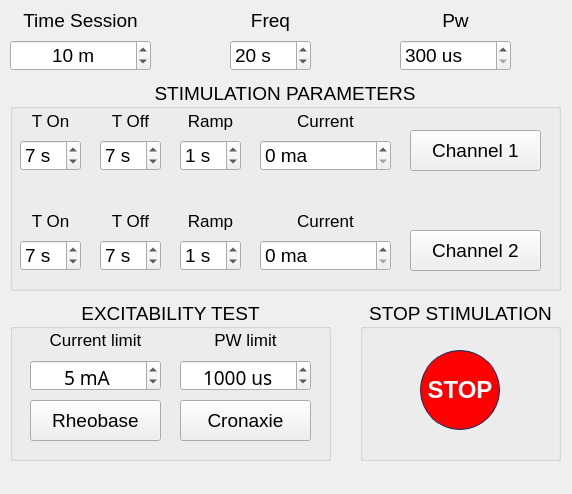
<?xml version="1.0" encoding="UTF-8"?>
<ui version="4.0">
 <author>Meduag</author>
 <class>MainWindow</class>
 <widget class="QMainWindow" name="MainWindow">
  <property name="geometry">
   <rect>
    <x>0</x>
    <y>0</y>
    <width>572</width>
    <height>494</height>
   </rect>
  </property>
  <property name="font">
   <font>
    <family>Arial</family>
    <pointsize>14</pointsize>
   </font>
  </property>
  <property name="windowTitle">
   <string>MainWindow</string>
  </property>
  <widget class="QWidget" name="centralwidget">
   <widget class="QSpinBox" name="spinBox_ts">
    <property name="geometry">
     <rect>
      <x>10</x>
      <y>40</y>
      <width>141</width>
      <height>31</height>
     </rect>
    </property>
    <property name="alignment">
     <set>Qt::AlignCenter</set>
    </property>
    <property name="suffix">
     <string> m</string>
    </property>
    <property name="value">
     <number>10</number>
    </property>
   </widget>
   <widget class="QLabel" name="label_3">
    <property name="geometry">
     <rect>
      <x>10</x>
      <y>0</y>
      <width>141</width>
      <height>41</height>
     </rect>
    </property>
    <property name="text">
     <string>Time Session</string>
    </property>
    <property name="alignment">
     <set>Qt::AlignCenter</set>
    </property>
   </widget>
   <widget class="QGroupBox" name="groupBox">
    <property name="geometry">
     <rect>
      <x>360</x>
      <y>300</y>
      <width>201</width>
      <height>161</height>
     </rect>
    </property>
    <property name="title">
     <string>STOP STIMULATION</string>
    </property>
    <property name="alignment">
     <set>Qt::AlignCenter</set>
    </property>
    <widget class="QPushButton" name="pushButton_sp">
     <property name="geometry">
      <rect>
       <x>60</x>
       <y>50</y>
       <width>80</width>
       <height>80</height>
      </rect>
     </property>
     <property name="font">
      <font>
       <pointsize>18</pointsize>
       <weight>75</weight>
       <bold>true</bold>
      </font>
     </property>
     <property name="styleSheet">
      <string notr="true">border-style: solid;
border-width: 1px;
border-color: rgb(0, 51, 102);
background-color: rgb(255, 0, 0);
color: rgb(255, 255, 255);
border-radius: 40px;</string>
     </property>
     <property name="text">
      <string>STOP</string>
     </property>
    </widget>
   </widget>
   <widget class="QGroupBox" name="groupBox_2">
    <property name="geometry">
     <rect>
      <x>10</x>
      <y>300</y>
      <width>321</width>
      <height>161</height>
     </rect>
    </property>
    <property name="title">
     <string>EXCITABILITY TEST</string>
    </property>
    <property name="alignment">
     <set>Qt::AlignCenter</set>
    </property>
    <widget class="QLabel" name="label_2">
     <property name="geometry">
      <rect>
       <x>170</x>
       <y>30</y>
       <width>131</width>
       <height>20</height>
      </rect>
     </property>
     <property name="font">
      <font>
       <pointsize>13</pointsize>
      </font>
     </property>
     <property name="text">
      <string>PW limit</string>
     </property>
     <property name="alignment">
      <set>Qt::AlignCenter</set>
     </property>
    </widget>
    <widget class="QSpinBox" name="spinBox_limit_mA">
     <property name="geometry">
      <rect>
       <x>20</x>
       <y>60</y>
       <width>131</width>
       <height>31</height>
      </rect>
     </property>
     <property name="font">
      <font>
       <family>Segoe MDL2 Assets</family>
       <pointsize>14</pointsize>
      </font>
     </property>
     <property name="alignment">
      <set>Qt::AlignHCenter|Qt::AlignTop</set>
     </property>
     <property name="suffix">
      <string> mA</string>
     </property>
     <property name="value">
      <number>5</number>
     </property>
    </widget>
    <widget class="QSpinBox" name="spinBox_limit_pW">
     <property name="geometry">
      <rect>
       <x>170</x>
       <y>60</y>
       <width>131</width>
       <height>31</height>
      </rect>
     </property>
     <property name="font">
      <font>
       <family>Segoe MDL2 Assets</family>
       <pointsize>14</pointsize>
      </font>
     </property>
     <property name="alignment">
      <set>Qt::AlignHCenter|Qt::AlignTop</set>
     </property>
     <property name="suffix">
      <string> us</string>
     </property>
     <property name="minimum">
      <number>100</number>
     </property>
     <property name="maximum">
      <number>2000</number>
     </property>
     <property name="singleStep">
      <number>100</number>
     </property>
     <property name="value">
      <number>1000</number>
     </property>
    </widget>
    <widget class="QPushButton" name="pushButton_rh">
     <property name="geometry">
      <rect>
       <x>20</x>
       <y>100</y>
       <width>131</width>
       <height>41</height>
      </rect>
     </property>
     <property name="font">
      <font>
       <pointsize>14</pointsize>
      </font>
     </property>
     <property name="text">
      <string>Rheobase</string>
     </property>
    </widget>
    <widget class="QPushButton" name="pushButton_cr">
     <property name="geometry">
      <rect>
       <x>170</x>
       <y>100</y>
       <width>131</width>
       <height>41</height>
      </rect>
     </property>
     <property name="font">
      <font>
       <pointsize>14</pointsize>
      </font>
     </property>
     <property name="text">
      <string>Cronaxie</string>
     </property>
    </widget>
    <widget class="QLabel" name="label">
     <property name="geometry">
      <rect>
       <x>20</x>
       <y>30</y>
       <width>131</width>
       <height>20</height>
      </rect>
     </property>
     <property name="font">
      <font>
       <pointsize>13</pointsize>
      </font>
     </property>
     <property name="text">
      <string>Current limit</string>
     </property>
     <property name="alignment">
      <set>Qt::AlignCenter</set>
     </property>
    </widget>
   </widget>
   <widget class="QGroupBox" name="groupBox_3">
    <property name="geometry">
     <rect>
      <x>10</x>
      <y>80</y>
      <width>551</width>
      <height>211</height>
     </rect>
    </property>
    <property name="title">
     <string>STIMULATION PARAMETERS</string>
    </property>
    <property name="alignment">
     <set>Qt::AlignCenter</set>
    </property>
    <widget class="QSpinBox" name="spinBox_tf_2">
     <property name="geometry">
      <rect>
       <x>90</x>
       <y>160</y>
       <width>61</width>
       <height>31</height>
      </rect>
     </property>
     <property name="suffix">
      <string> s</string>
     </property>
     <property name="minimum">
      <number>1</number>
     </property>
     <property name="value">
      <number>7</number>
     </property>
    </widget>
    <widget class="QLabel" name="label_8">
     <property name="geometry">
      <rect>
       <x>170</x>
       <y>20</y>
       <width>61</width>
       <height>41</height>
      </rect>
     </property>
     <property name="font">
      <font>
       <pointsize>13</pointsize>
      </font>
     </property>
     <property name="text">
      <string>Ramp</string>
     </property>
     <property name="alignment">
      <set>Qt::AlignCenter</set>
     </property>
    </widget>
    <widget class="QSpinBox" name="spinBox_r_1">
     <property name="geometry">
      <rect>
       <x>170</x>
       <y>60</y>
       <width>61</width>
       <height>31</height>
      </rect>
     </property>
     <property name="suffix">
      <string> s</string>
     </property>
     <property name="minimum">
      <number>0</number>
     </property>
     <property name="maximum">
      <number>10</number>
     </property>
     <property name="singleStep">
      <number>1</number>
     </property>
     <property name="value">
      <number>1</number>
     </property>
    </widget>
    <widget class="QLabel" name="label_14">
     <property name="geometry">
      <rect>
       <x>170</x>
       <y>120</y>
       <width>61</width>
       <height>41</height>
      </rect>
     </property>
     <property name="font">
      <font>
       <pointsize>13</pointsize>
      </font>
     </property>
     <property name="text">
      <string>Ramp</string>
     </property>
     <property name="alignment">
      <set>Qt::AlignCenter</set>
     </property>
    </widget>
    <widget class="QLabel" name="label_4">
     <property name="geometry">
      <rect>
       <x>10</x>
       <y>20</y>
       <width>61</width>
       <height>41</height>
      </rect>
     </property>
     <property name="font">
      <font>
       <pointsize>13</pointsize>
      </font>
     </property>
     <property name="text">
      <string>T On</string>
     </property>
     <property name="alignment">
      <set>Qt::AlignCenter</set>
     </property>
    </widget>
    <widget class="QSpinBox" name="spinBox_tn_1">
     <property name="geometry">
      <rect>
       <x>10</x>
       <y>60</y>
       <width>61</width>
       <height>31</height>
      </rect>
     </property>
     <property name="suffix">
      <string> s</string>
     </property>
     <property name="minimum">
      <number>1</number>
     </property>
     <property name="value">
      <number>7</number>
     </property>
    </widget>
    <widget class="QPushButton" name="pushButton_ch2">
     <property name="geometry">
      <rect>
       <x>400</x>
       <y>150</y>
       <width>131</width>
       <height>41</height>
      </rect>
     </property>
     <property name="text">
      <string>Channel 2</string>
     </property>
    </widget>
    <widget class="QLabel" name="label_5">
     <property name="geometry">
      <rect>
       <x>90</x>
       <y>20</y>
       <width>61</width>
       <height>41</height>
      </rect>
     </property>
     <property name="font">
      <font>
       <pointsize>13</pointsize>
      </font>
     </property>
     <property name="text">
      <string>T Off</string>
     </property>
     <property name="alignment">
      <set>Qt::AlignCenter</set>
     </property>
    </widget>
    <widget class="QSpinBox" name="spinBox_tf_1">
     <property name="geometry">
      <rect>
       <x>90</x>
       <y>60</y>
       <width>61</width>
       <height>31</height>
      </rect>
     </property>
     <property name="suffix">
      <string> s</string>
     </property>
     <property name="minimum">
      <number>1</number>
     </property>
     <property name="value">
      <number>7</number>
     </property>
    </widget>
    <widget class="QLabel" name="label_9">
     <property name="geometry">
      <rect>
       <x>250</x>
       <y>20</y>
       <width>131</width>
       <height>41</height>
      </rect>
     </property>
     <property name="font">
      <font>
       <pointsize>13</pointsize>
      </font>
     </property>
     <property name="text">
      <string>Current</string>
     </property>
     <property name="alignment">
      <set>Qt::AlignCenter</set>
     </property>
    </widget>
    <widget class="QSpinBox" name="spinBox_tn_2">
     <property name="geometry">
      <rect>
       <x>10</x>
       <y>160</y>
       <width>61</width>
       <height>31</height>
      </rect>
     </property>
     <property name="suffix">
      <string> s</string>
     </property>
     <property name="minimum">
      <number>1</number>
     </property>
     <property name="value">
      <number>7</number>
     </property>
    </widget>
    <widget class="QSpinBox" name="spinBox_ma_1">
     <property name="geometry">
      <rect>
       <x>250</x>
       <y>60</y>
       <width>131</width>
       <height>31</height>
      </rect>
     </property>
     <property name="suffix">
      <string> ma</string>
     </property>
     <property name="maximum">
      <number>100</number>
     </property>
     <property name="singleStep">
      <number>1</number>
     </property>
     <property name="value">
      <number>0</number>
     </property>
    </widget>
    <widget class="QLabel" name="label_15">
     <property name="geometry">
      <rect>
       <x>90</x>
       <y>120</y>
       <width>61</width>
       <height>41</height>
      </rect>
     </property>
     <property name="font">
      <font>
       <pointsize>13</pointsize>
      </font>
     </property>
     <property name="text">
      <string>T Off</string>
     </property>
     <property name="alignment">
      <set>Qt::AlignCenter</set>
     </property>
    </widget>
    <widget class="QSpinBox" name="spinBox_r_2">
     <property name="geometry">
      <rect>
       <x>170</x>
       <y>160</y>
       <width>61</width>
       <height>31</height>
      </rect>
     </property>
     <property name="suffix">
      <string> s</string>
     </property>
     <property name="minimum">
      <number>0</number>
     </property>
     <property name="maximum">
      <number>10</number>
     </property>
     <property name="singleStep">
      <number>1</number>
     </property>
     <property name="value">
      <number>1</number>
     </property>
    </widget>
    <widget class="QPushButton" name="pushButton_ch1">
     <property name="geometry">
      <rect>
       <x>400</x>
       <y>50</y>
       <width>131</width>
       <height>41</height>
      </rect>
     </property>
     <property name="text">
      <string>Channel 1</string>
     </property>
    </widget>
    <widget class="QLabel" name="label_16">
     <property name="geometry">
      <rect>
       <x>250</x>
       <y>120</y>
       <width>131</width>
       <height>41</height>
      </rect>
     </property>
     <property name="font">
      <font>
       <pointsize>13</pointsize>
      </font>
     </property>
     <property name="text">
      <string>Current</string>
     </property>
     <property name="alignment">
      <set>Qt::AlignCenter</set>
     </property>
    </widget>
    <widget class="QSpinBox" name="spinBox_ma_2">
     <property name="geometry">
      <rect>
       <x>250</x>
       <y>160</y>
       <width>131</width>
       <height>31</height>
      </rect>
     </property>
     <property name="suffix">
      <string> ma</string>
     </property>
     <property name="maximum">
      <number>100</number>
     </property>
     <property name="singleStep">
      <number>1</number>
     </property>
     <property name="value">
      <number>0</number>
     </property>
    </widget>
    <widget class="QLabel" name="label_13">
     <property name="geometry">
      <rect>
       <x>10</x>
       <y>120</y>
       <width>61</width>
       <height>41</height>
      </rect>
     </property>
     <property name="font">
      <font>
       <pointsize>13</pointsize>
      </font>
     </property>
     <property name="text">
      <string>T On</string>
     </property>
     <property name="alignment">
      <set>Qt::AlignCenter</set>
     </property>
    </widget>
   </widget>
   <widget class="QSpinBox" name="spinBox_f">
    <property name="geometry">
     <rect>
      <x>230</x>
      <y>40</y>
      <width>81</width>
      <height>31</height>
     </rect>
    </property>
    <property name="suffix">
     <string> s</string>
    </property>
    <property name="minimum">
     <number>1</number>
    </property>
    <property name="maximum">
     <number>100</number>
    </property>
    <property name="singleStep">
     <number>5</number>
    </property>
    <property name="value">
     <number>20</number>
    </property>
   </widget>
   <widget class="QLabel" name="label_6">
    <property name="geometry">
     <rect>
      <x>230</x>
      <y>0</y>
      <width>81</width>
      <height>41</height>
     </rect>
    </property>
    <property name="font">
     <font>
      <pointsize>14</pointsize>
     </font>
    </property>
    <property name="text">
     <string>Freq</string>
    </property>
    <property name="alignment">
     <set>Qt::AlignCenter</set>
    </property>
   </widget>
   <widget class="QSpinBox" name="spinBox_pw">
    <property name="geometry">
     <rect>
      <x>400</x>
      <y>40</y>
      <width>111</width>
      <height>31</height>
     </rect>
    </property>
    <property name="suffix">
     <string> us</string>
    </property>
    <property name="minimum">
     <number>300</number>
    </property>
    <property name="maximum">
     <number>700</number>
    </property>
    <property name="singleStep">
     <number>50</number>
    </property>
    <property name="value">
     <number>300</number>
    </property>
   </widget>
   <widget class="QLabel" name="label_7">
    <property name="geometry">
     <rect>
      <x>400</x>
      <y>0</y>
      <width>111</width>
      <height>41</height>
     </rect>
    </property>
    <property name="font">
     <font>
      <pointsize>14</pointsize>
     </font>
    </property>
    <property name="text">
     <string>Pw</string>
    </property>
    <property name="alignment">
     <set>Qt::AlignCenter</set>
    </property>
   </widget>
  </widget>
  <widget class="QMenuBar" name="menubar">
   <property name="geometry">
    <rect>
     <x>0</x>
     <y>0</y>
     <width>572</width>
     <height>21</height>
    </rect>
   </property>
  </widget>
 </widget>
 <resources/>
 <connections/>
</ui>
